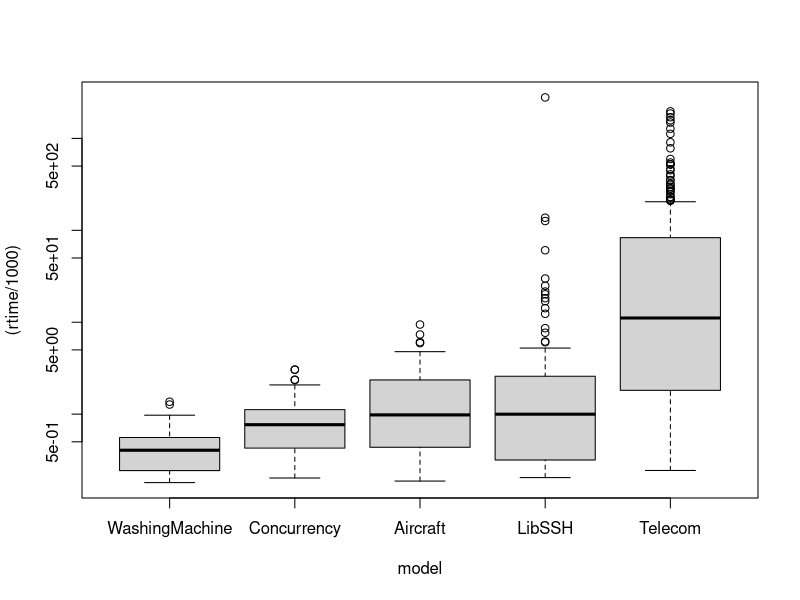
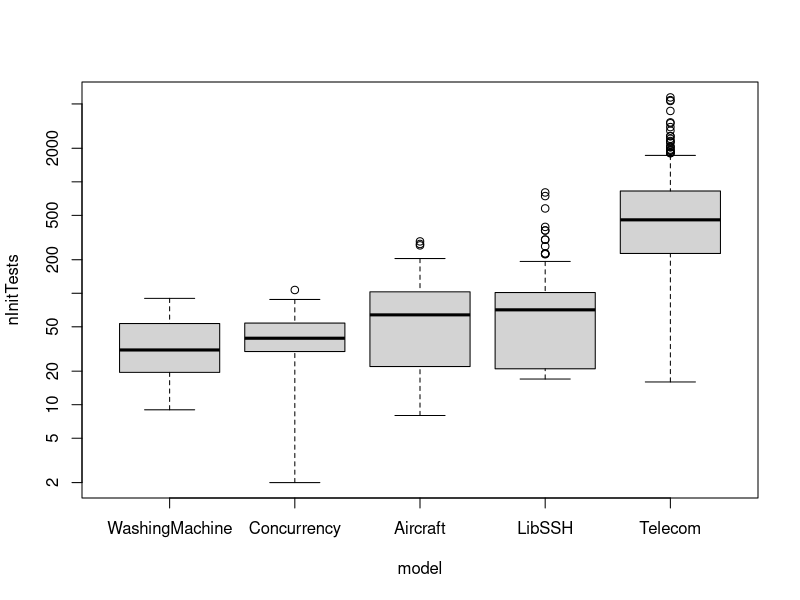
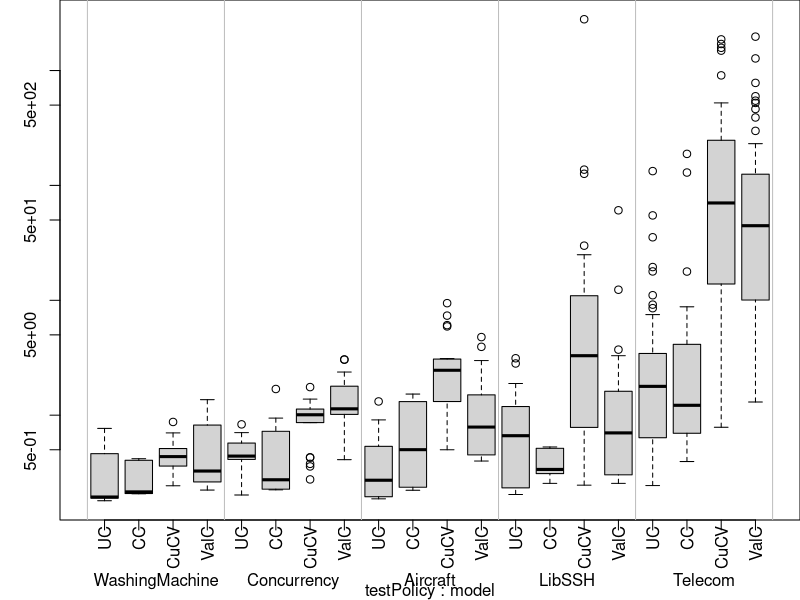
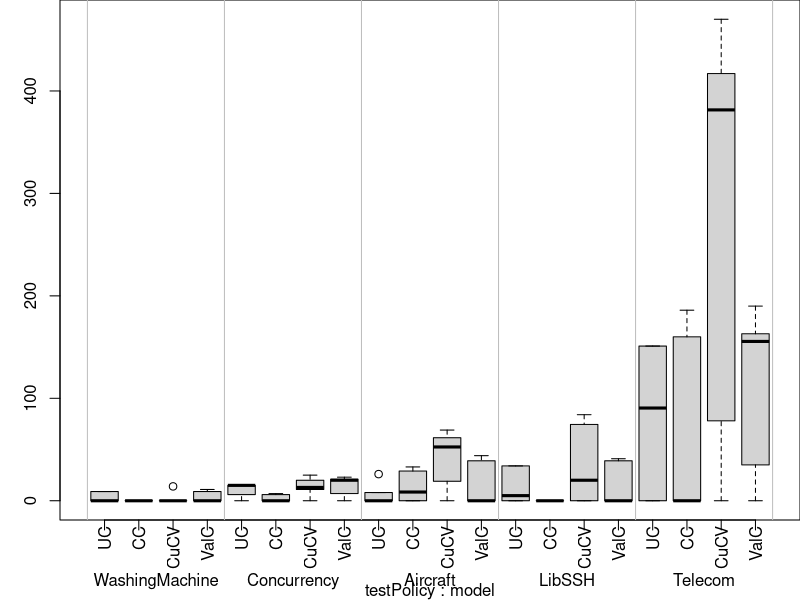
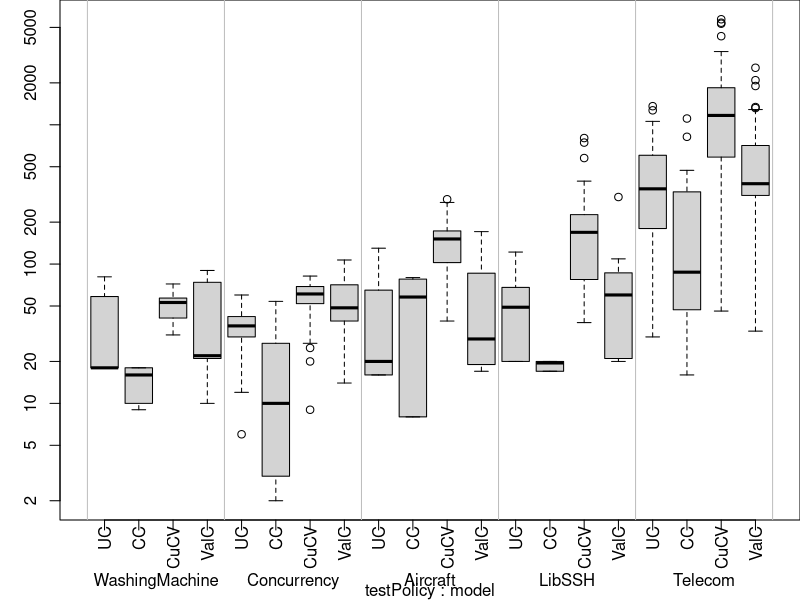
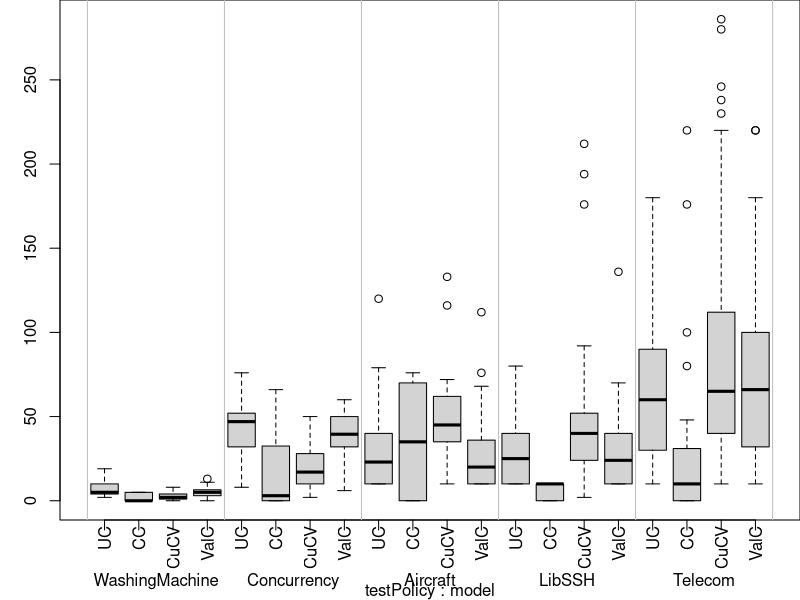
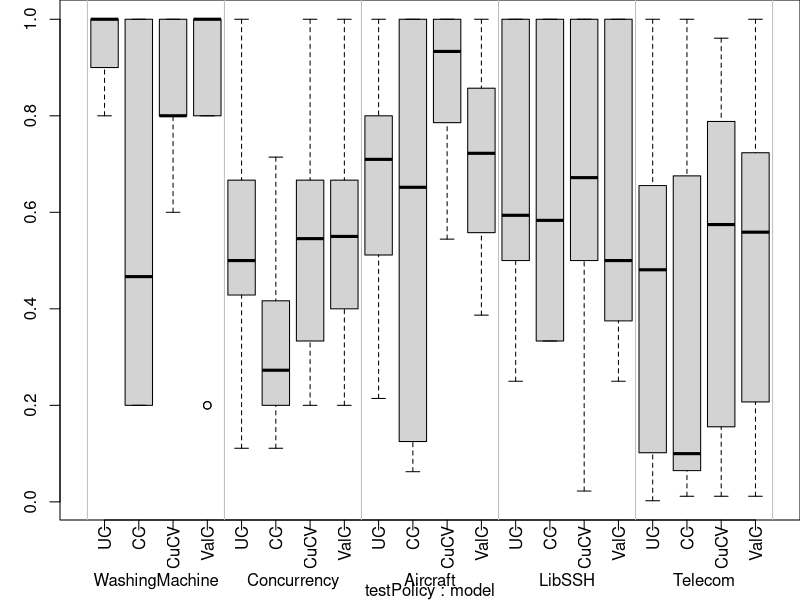
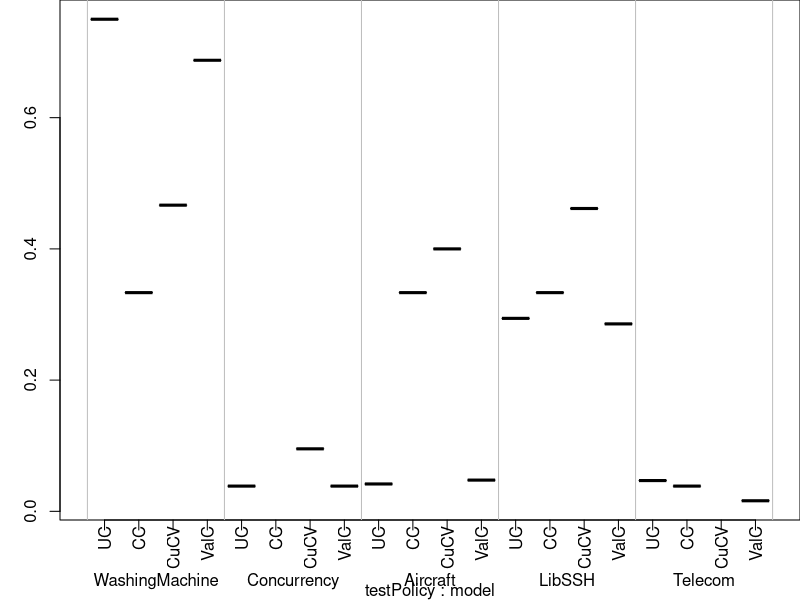

Write R code to recreate these figures, in order.
mydata <- read.table("results.txt", header=TRUE, sep="",fill=TRUE)
# , row.names="model","mutOperator"
# remove row with FID < 0
mydata = mydata[mydata$FID > 0,]
#remove NA
mydata <- na.omit(mydata)
# order
mydata$model = factor(mydata$model,c("WashingMachine","Concurrency","Aircraft","LibSSH","Telecom"))
mydata$testPolicy = factor(mydata$testPolicy,c("UC","CC","CuCV","ValC"))


attach(mydata)

# effort
boxplot((rtime/1000)~model,log="y") #main="Car Milage Data", xlab="Number of Cylinders", ylab="Miles Per Gallon") 
boxplot(nInitTests~model,log="y") #main="Car Milage Data", xlab="Number of Cylinders", ylab="Miles Per Gallon") 

# 
n_policies = 4


output = TRUE

plot_graph <- function(y, logy = FALSE, fileName = ""){
  #if (output) png(height=50, width=90, units = "mm", file='oracleEvaluation.png', res= 600)
  if (output) pdf(width=9, height=4,file=fileName)
  par(mar=c(4, 3, 0, 0))

  if (logy)
    myplot=boxplot(y~testPolicy*model,xaxt="n",log="y",na.rm=TRUE) #main="Car Milage Data", xlab="Number of Cylinders", ylab="Miles Per Gallon") 
  else
    myplot=boxplot(y~testPolicy*model,xaxt="n",na.rm=TRUE) #main="Car Milage Data", xlab="Number of Cylinders", ylab="Miles Per Gallon") 
  #spec names
  my_names=sapply(strsplit(myplot$names , '\\.') , function(x) x[[2]] )
  my_names=my_names[seq(1 , length(my_names) , n_policies)]
  #tp_names
  tp_names=sapply(strsplit(myplot$names , '\\.') , function(x) x[[1]] )

  axis(1, mgp=c(3, 2.5, 0), at = seq(2.5, 5 * n_policies , n_policies), labels = my_names , tick=FALSE , cex=0.3 , par(las=1))
  axis(1, mgp=c(3, .3, 0), at = seq(1 , 5 * n_policies , 1), labels = tp_names , tick=TRUE , cex=0.2, par(las=2))
  for(i in seq(0.5 , 30 , n_policies)){ abline(v=i,lty=1, col="grey")}
  if (output) dev.off()
}

plot_graph(rtime/1000,logy = TRUE,fileName =  "time.pdf")

#plot_graph(sqrt(oracleEvaluation2),fileName =  "oraclecalls.pdf")

#plot_graph(oracleEvaluation2,fileName =  "oraclecalls.pdf")

plot_graph(oracleEvaluation,fileName =  "oraclecalls.pdf")

plot_graph(nInitTests,logy = TRUE,fileName =  "initTests.pdf")

plot_graph(nBENTests,fileName =  "BENTests.pdf")


plot_graph(FID,fileName =  "FID.pdf")


library(plyr)

TRMA <-count(mutationTRepaired, c('model', 'testPolicy'))
# those true
mydataTRMT = mydata[mutationTRepaired =="true",]
attach(mydataTRMT)
TRMT <-count(mutationTRepaired, c('model', 'testPolicy'))
# merge tables
total <- merge(TRMA,TRMT,by=c("model", 'testPolicy'))
total$ratio <- total$freq.y/total$freq.x
attach(total)
# order
total$model = factor(total$model,c("WashingMachine","Concurrency","Aircraft","LibSSH","Telecom"))
total$testPolicy = factor(total$testPolicy,c("UC","CC","CuCV","ValC"))

plot_graph(ratio,fileName =  "TRM.pdf")


#boxplot(FID~testPolicy*model) #main="Car Milage Data", xlab="Number of Cylinders", ylab="Miles Per Gallon") 

